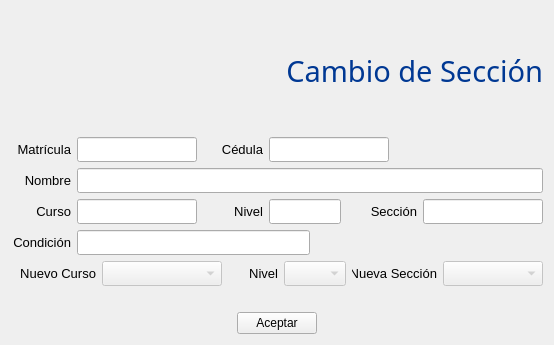
<?xml version="1.0" encoding="UTF-8"?>
<ui version="4.0">
 <class>cambio_seccion</class>
 <widget class="QWidget" name="cambio_seccion">
  <property name="geometry">
   <rect>
    <x>0</x>
    <y>0</y>
    <width>554</width>
    <height>345</height>
   </rect>
  </property>
  <property name="windowTitle">
   <string>CONTROL DE ESTUDIOS</string>
  </property>
  <property name="windowIcon">
   <iconset resource="icons.qrc">
    <normaloff>:/new/prefix1/iconos/esfera48.png</normaloff>:/new/prefix1/iconos/esfera48.png</iconset>
  </property>
  <layout class="QVBoxLayout" name="verticalLayout">
   <item>
    <widget class="QLabel" name="label">
     <property name="font">
      <font>
       <family>Gill Sans MT</family>
       <pointsize>22</pointsize>
       <weight>50</weight>
       <italic>false</italic>
       <bold>false</bold>
      </font>
     </property>
     <property name="styleSheet">
      <string notr="true">font: 22pt &quot;Gill Sans MT&quot;;
color: rgb(00,56,147);</string>
     </property>
     <property name="text">
      <string>Cambio de Sección</string>
     </property>
     <property name="alignment">
      <set>Qt::AlignRight|Qt::AlignTrailing|Qt::AlignVCenter</set>
     </property>
    </widget>
   </item>
   <item>
    <layout class="QHBoxLayout" name="horizontalLayout">
     <item>
      <widget class="QLabel" name="label_2">
       <property name="minimumSize">
        <size>
         <width>60</width>
         <height>0</height>
        </size>
       </property>
       <property name="font">
        <font>
         <family>Segoe UI</family>
         <pointsize>10</pointsize>
        </font>
       </property>
       <property name="text">
        <string>Matrícula</string>
       </property>
       <property name="alignment">
        <set>Qt::AlignRight|Qt::AlignTrailing|Qt::AlignVCenter</set>
       </property>
      </widget>
     </item>
     <item>
      <widget class="QLineEdit" name="matricula">
       <property name="minimumSize">
        <size>
         <width>120</width>
         <height>25</height>
        </size>
       </property>
       <property name="maximumSize">
        <size>
         <width>120</width>
         <height>16777215</height>
        </size>
       </property>
       <property name="font">
        <font>
         <family>Segoe UI</family>
         <pointsize>9</pointsize>
        </font>
       </property>
      </widget>
     </item>
     <item>
      <widget class="QLabel" name="label_3">
       <property name="minimumSize">
        <size>
         <width>60</width>
         <height>0</height>
        </size>
       </property>
       <property name="font">
        <font>
         <family>Segoe UI</family>
         <pointsize>10</pointsize>
        </font>
       </property>
       <property name="text">
        <string>Cédula</string>
       </property>
       <property name="alignment">
        <set>Qt::AlignRight|Qt::AlignTrailing|Qt::AlignVCenter</set>
       </property>
      </widget>
     </item>
     <item>
      <widget class="QLineEdit" name="cedula">
       <property name="minimumSize">
        <size>
         <width>0</width>
         <height>25</height>
        </size>
       </property>
       <property name="maximumSize">
        <size>
         <width>120</width>
         <height>16777215</height>
        </size>
       </property>
       <property name="font">
        <font>
         <family>Segoe UI</family>
         <pointsize>9</pointsize>
        </font>
       </property>
      </widget>
     </item>
     <item>
      <spacer name="horizontalSpacer_3">
       <property name="orientation">
        <enum>Qt::Horizontal</enum>
       </property>
       <property name="sizeHint" stdset="0">
        <size>
         <width>40</width>
         <height>20</height>
        </size>
       </property>
      </spacer>
     </item>
    </layout>
   </item>
   <item>
    <layout class="QHBoxLayout" name="horizontalLayout_2">
     <item>
      <widget class="QLabel" name="label_4">
       <property name="minimumSize">
        <size>
         <width>60</width>
         <height>0</height>
        </size>
       </property>
       <property name="font">
        <font>
         <family>Segoe UI</family>
         <pointsize>10</pointsize>
        </font>
       </property>
       <property name="text">
        <string>Nombre</string>
       </property>
       <property name="alignment">
        <set>Qt::AlignRight|Qt::AlignTrailing|Qt::AlignVCenter</set>
       </property>
      </widget>
     </item>
     <item>
      <widget class="QLineEdit" name="nombre">
       <property name="minimumSize">
        <size>
         <width>0</width>
         <height>25</height>
        </size>
       </property>
       <property name="font">
        <font>
         <family>Segoe UI</family>
         <pointsize>9</pointsize>
        </font>
       </property>
       <property name="readOnly">
        <bool>true</bool>
       </property>
      </widget>
     </item>
    </layout>
   </item>
   <item>
    <layout class="QHBoxLayout" name="horizontalLayout_3">
     <item>
      <widget class="QLabel" name="label_5">
       <property name="minimumSize">
        <size>
         <width>60</width>
         <height>0</height>
        </size>
       </property>
       <property name="font">
        <font>
         <family>Segoe UI</family>
         <pointsize>10</pointsize>
        </font>
       </property>
       <property name="text">
        <string>Curso</string>
       </property>
       <property name="alignment">
        <set>Qt::AlignRight|Qt::AlignTrailing|Qt::AlignVCenter</set>
       </property>
      </widget>
     </item>
     <item>
      <widget class="QLineEdit" name="curso">
       <property name="minimumSize">
        <size>
         <width>120</width>
         <height>25</height>
        </size>
       </property>
       <property name="font">
        <font>
         <family>Segoe UI</family>
         <pointsize>9</pointsize>
        </font>
       </property>
       <property name="readOnly">
        <bool>true</bool>
       </property>
      </widget>
     </item>
     <item>
      <widget class="QLabel" name="label_6">
       <property name="minimumSize">
        <size>
         <width>60</width>
         <height>0</height>
        </size>
       </property>
       <property name="font">
        <font>
         <family>Segoe UI</family>
         <pointsize>10</pointsize>
        </font>
       </property>
       <property name="text">
        <string>Nivel</string>
       </property>
       <property name="alignment">
        <set>Qt::AlignRight|Qt::AlignTrailing|Qt::AlignVCenter</set>
       </property>
      </widget>
     </item>
     <item>
      <widget class="QLineEdit" name="nivel">
       <property name="minimumSize">
        <size>
         <width>0</width>
         <height>25</height>
        </size>
       </property>
       <property name="maximumSize">
        <size>
         <width>80</width>
         <height>16777215</height>
        </size>
       </property>
       <property name="font">
        <font>
         <family>Segoe UI</family>
         <pointsize>9</pointsize>
        </font>
       </property>
       <property name="readOnly">
        <bool>true</bool>
       </property>
      </widget>
     </item>
     <item>
      <widget class="QLabel" name="label_7">
       <property name="minimumSize">
        <size>
         <width>70</width>
         <height>0</height>
        </size>
       </property>
       <property name="font">
        <font>
         <family>Segoe UI</family>
         <pointsize>10</pointsize>
        </font>
       </property>
       <property name="text">
        <string>Sección</string>
       </property>
       <property name="alignment">
        <set>Qt::AlignRight|Qt::AlignTrailing|Qt::AlignVCenter</set>
       </property>
      </widget>
     </item>
     <item>
      <widget class="QLineEdit" name="seccion">
       <property name="minimumSize">
        <size>
         <width>120</width>
         <height>25</height>
        </size>
       </property>
       <property name="font">
        <font>
         <family>Segoe UI</family>
         <pointsize>9</pointsize>
        </font>
       </property>
       <property name="readOnly">
        <bool>true</bool>
       </property>
      </widget>
     </item>
    </layout>
   </item>
   <item>
    <layout class="QHBoxLayout" name="horizontalLayout_4">
     <item>
      <widget class="QLabel" name="label_8">
       <property name="minimumSize">
        <size>
         <width>60</width>
         <height>0</height>
        </size>
       </property>
       <property name="font">
        <font>
         <family>Segoe UI</family>
         <pointsize>10</pointsize>
        </font>
       </property>
       <property name="text">
        <string>Condición</string>
       </property>
       <property name="alignment">
        <set>Qt::AlignRight|Qt::AlignTrailing|Qt::AlignVCenter</set>
       </property>
      </widget>
     </item>
     <item>
      <widget class="QLineEdit" name="condicion">
       <property name="minimumSize">
        <size>
         <width>0</width>
         <height>25</height>
        </size>
       </property>
       <property name="maximumSize">
        <size>
         <width>250</width>
         <height>16777215</height>
        </size>
       </property>
       <property name="font">
        <font>
         <family>Segoe UI</family>
         <pointsize>9</pointsize>
        </font>
       </property>
       <property name="readOnly">
        <bool>true</bool>
       </property>
      </widget>
     </item>
     <item>
      <spacer name="horizontalSpacer_4">
       <property name="orientation">
        <enum>Qt::Horizontal</enum>
       </property>
       <property name="sizeHint" stdset="0">
        <size>
         <width>40</width>
         <height>20</height>
        </size>
       </property>
      </spacer>
     </item>
    </layout>
   </item>
   <item>
    <layout class="QHBoxLayout" name="horizontalLayout_6">
     <item>
      <widget class="QLabel" name="label_11">
       <property name="minimumSize">
        <size>
         <width>85</width>
         <height>0</height>
        </size>
       </property>
       <property name="font">
        <font>
         <family>Segoe UI</family>
         <pointsize>10</pointsize>
        </font>
       </property>
       <property name="text">
        <string>Nuevo Curso</string>
       </property>
       <property name="alignment">
        <set>Qt::AlignRight|Qt::AlignTrailing|Qt::AlignVCenter</set>
       </property>
      </widget>
     </item>
     <item>
      <widget class="QComboBox" name="nuevo_metodo">
       <property name="enabled">
        <bool>false</bool>
       </property>
       <property name="minimumSize">
        <size>
         <width>120</width>
         <height>25</height>
        </size>
       </property>
      </widget>
     </item>
     <item>
      <widget class="QLabel" name="label_10">
       <property name="minimumSize">
        <size>
         <width>50</width>
         <height>0</height>
        </size>
       </property>
       <property name="font">
        <font>
         <family>Segoe UI</family>
         <pointsize>10</pointsize>
        </font>
       </property>
       <property name="text">
        <string>Nivel</string>
       </property>
       <property name="alignment">
        <set>Qt::AlignRight|Qt::AlignTrailing|Qt::AlignVCenter</set>
       </property>
      </widget>
     </item>
     <item>
      <widget class="QComboBox" name="nuevo_nivel">
       <property name="enabled">
        <bool>false</bool>
       </property>
       <property name="minimumSize">
        <size>
         <width>50</width>
         <height>25</height>
        </size>
       </property>
      </widget>
     </item>
     <item>
      <widget class="QLabel" name="label_9">
       <property name="minimumSize">
        <size>
         <width>85</width>
         <height>0</height>
        </size>
       </property>
       <property name="font">
        <font>
         <family>Segoe UI</family>
         <pointsize>10</pointsize>
        </font>
       </property>
       <property name="text">
        <string>Nueva Sección</string>
       </property>
       <property name="alignment">
        <set>Qt::AlignRight|Qt::AlignTrailing|Qt::AlignVCenter</set>
       </property>
      </widget>
     </item>
     <item>
      <widget class="QComboBox" name="nueva_seccion">
       <property name="enabled">
        <bool>false</bool>
       </property>
       <property name="minimumSize">
        <size>
         <width>100</width>
         <height>25</height>
        </size>
       </property>
       <property name="font">
        <font>
         <family>Segoe UI</family>
         <pointsize>9</pointsize>
        </font>
       </property>
      </widget>
     </item>
    </layout>
   </item>
   <item>
    <spacer name="verticalSpacer">
     <property name="orientation">
      <enum>Qt::Vertical</enum>
     </property>
     <property name="sizeType">
      <enum>QSizePolicy::Fixed</enum>
     </property>
     <property name="sizeHint" stdset="0">
      <size>
       <width>20</width>
       <height>20</height>
      </size>
     </property>
    </spacer>
   </item>
   <item>
    <layout class="QHBoxLayout" name="horizontalLayout_5">
     <item>
      <spacer name="horizontalSpacer">
       <property name="orientation">
        <enum>Qt::Horizontal</enum>
       </property>
       <property name="sizeHint" stdset="0">
        <size>
         <width>40</width>
         <height>20</height>
        </size>
       </property>
      </spacer>
     </item>
     <item>
      <widget class="QPushButton" name="aceptar">
       <property name="font">
        <font>
         <family>Segoe UI</family>
         <pointsize>9</pointsize>
        </font>
       </property>
       <property name="text">
        <string>Aceptar</string>
       </property>
      </widget>
     </item>
     <item>
      <spacer name="horizontalSpacer_2">
       <property name="orientation">
        <enum>Qt::Horizontal</enum>
       </property>
       <property name="sizeHint" stdset="0">
        <size>
         <width>40</width>
         <height>20</height>
        </size>
       </property>
      </spacer>
     </item>
    </layout>
   </item>
  </layout>
 </widget>
 <resources>
  <include location="icons.qrc"/>
 </resources>
 <connections/>
</ui>
